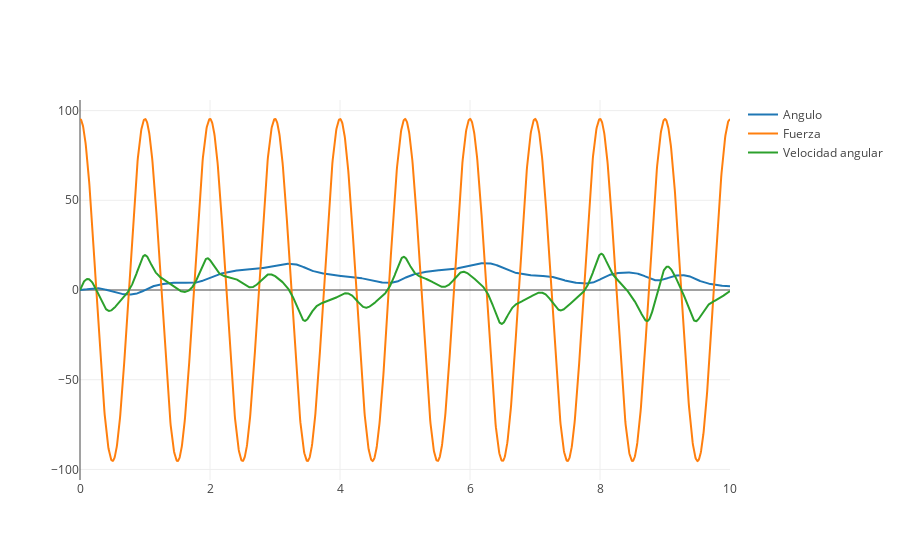

This figure's notebook cell:
### Code cell
Posición=go.Scatter(x=tiempo,y=sol1[0],name='Angulo')
Fuerza=go.Scatter(x=tiempo,y=1.073*omega0**2*np.cos(omega1*tiempo),name='Fuerza')
Velocidad=go.Scatter(x=tiempo,y=sol1[1],name='Velocidad angular')
plotly.offline.iplot([Posición,Fuerza,Velocidad])

### Figure 1 — Plotly figure (JSON) as saved in the notebook; plotly's stock layout.template omitted (floating-point values rounded to 4 significant figures; data arrays with more than 128 entries replaced by an {"elided": "..."} marker saying what was removed)
{"data": [{"name": "Angulo", "type": "scatter", "uid": "55d019b6-f056-11e8-bd51-e839354c1137", "x": {"elided": "2000 float values"}, "y": {"elided": "2000 float values"}}, {"name": "Fuerza", "type": "scatter", "uid": "55d019b7-f056-11e8-b5a1-e839354c1137", "x": {"elided": "2000 float values"}, "y": {"elided": "2000 float values"}}, {"name": "Velocidad angular", "type": "scatter", "uid": "55d019b8-f056-11e8-8eb3-e839354c1137", "x": {"elided": "2000 float values"}, "y": {"elided": "2000 float values"}}], "layout": {}}
